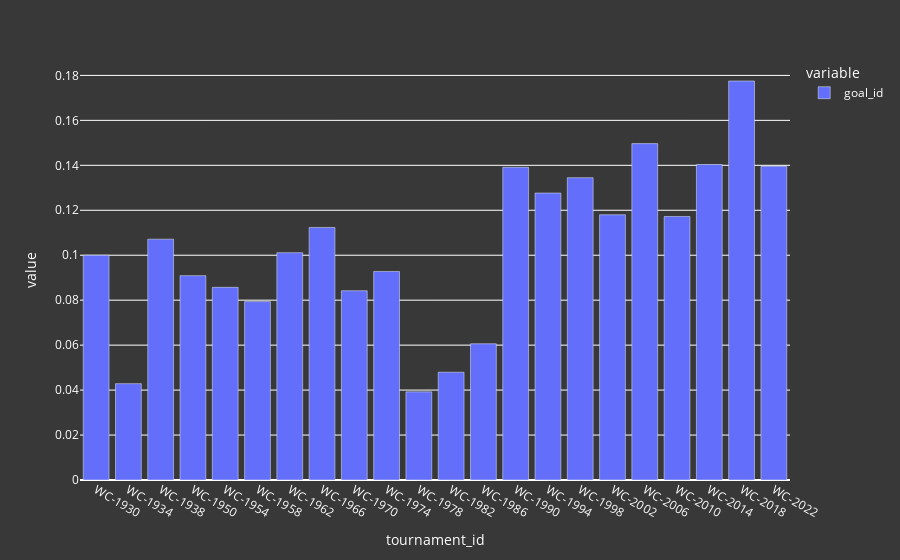

Notebook source saved alongside this figure:
### Code cell
fig = px.bar(late_goals_count/total_goals_count)
fig.update_layout(**layout_options)
fig.show()

### Figure 1 — Plotly figure (JSON) as saved in the notebook; plotly's stock layout.template omitted (floating-point values rounded to 4 significant figures)
{"data": [{"alignmentgroup": "True", "hovertemplate": "variable=goal_id<br>tournament_id=%{x}<br>value=%{y}<extra></extra>", "legendgroup": "goal_id", "marker": {"color": "#636efa", "pattern": {"shape": ""}}, "name": "goal_id", "offsetgroup": "goal_id", "orientation": "v", "showlegend": true, "textposition": "auto", "type": "bar", "x": ["WC-1930", "WC-1934", "WC-1938", "WC-1950", "WC-1954", "WC-1958", "WC-1962", "WC-1966", "WC-1970", "WC-1974", "WC-1978", "WC-1982", "WC-1986", "WC-1990", "WC-1994", "WC-1998", "WC-2002", "WC-2006", "WC-2010", "WC-2014", "WC-2018", "WC-2022"], "xaxis": "x", "y": [0.1, 0.04286, 0.1071, 0.09091, 0.08571, 0.07937, 0.1011, 0.1124, 0.08421, 0.09278, 0.03922, 0.04795, 0.06061, 0.1391, 0.1277, 0.1345, 0.118, 0.1497, 0.1172, 0.1404, 0.1775, 0.1395], "yaxis": "y"}], "layout": {"barmode": "relative", "legend": {"font": {"color": "white"}, "title": {"text": "variable"}, "tracegroupgap": 0}, "margin": {"t": 60}, "paper_bgcolor": "#383838", "plot_bgcolor": "#383838", "title": {"font": {"color": "white"}}, "xaxis": {"anchor": "y", "color": "white", "domain": [0, 1], "title": {"text": "tournament_id"}}, "yaxis": {"anchor": "x", "color": "white", "domain": [0, 1], "title": {"text": "value"}}}}
